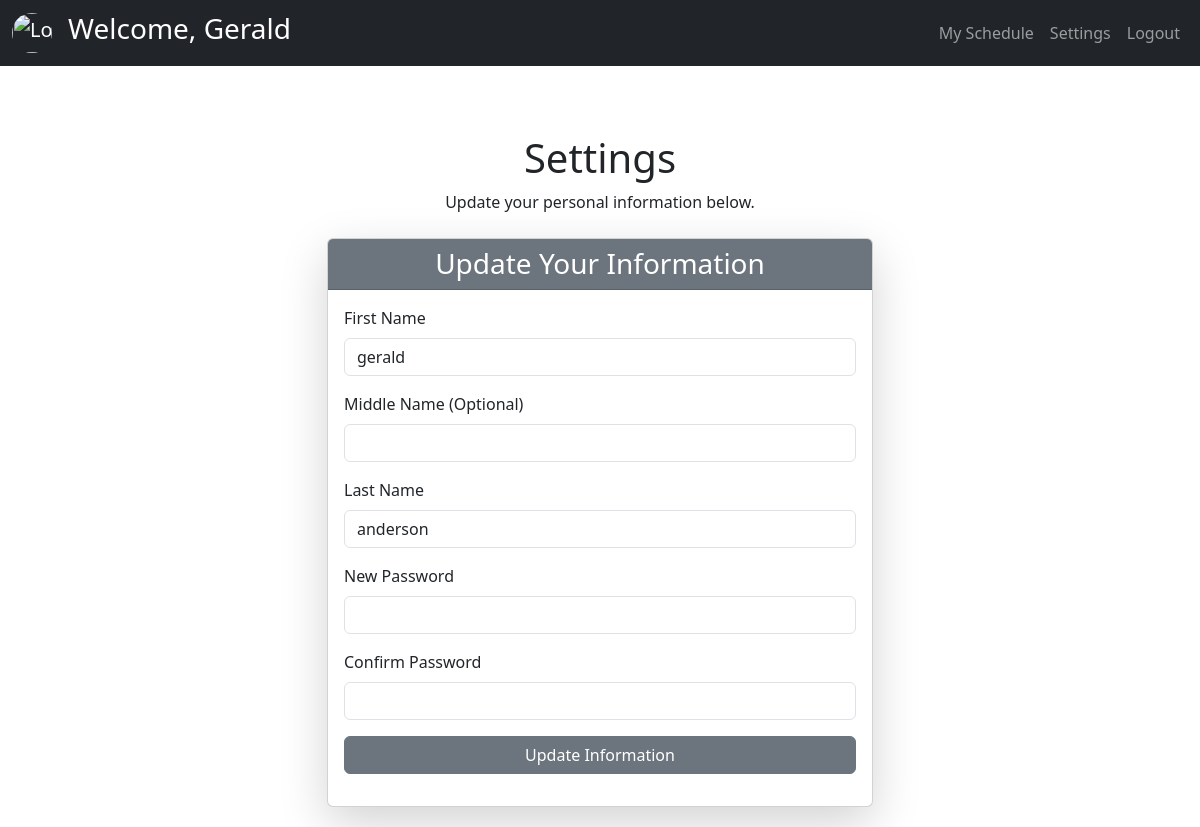
Screenshot of /teacher/settings.php (signed in) with the database file from the repository.
### tables this page shows
CREATE TABLE `tblfacultymember` (
  `teacher_id` int(11) NOT NULL,
  `ID_code` varchar(60) NOT NULL,
  `fname` varchar(60) NOT NULL,
  `mname` varchar(60) NOT NULL,
  `lname` varchar(60) NOT NULL,
  `designation` varchar(60) NOT NULL,
  `totalweekly_hrs` varchar(60) DEFAULT NULL,
  `Password` varchar(60) DEFAULT NULL,
  `teacher_status` int(11) NOT NULL DEFAULT 1 COMMENT '0=archive,1=active'
);

### teacher/backend/db.php (called while the page is built, shortened)
<?php
class db_connect
{
    public $host = db_host;
    public $user = db_user;
    public $pass = db_pass;
    public $name = db_name;
    public function connect()
    {
        try {
            $this->conn = new mysqli($this->host, $this->user, $this->pass, $this->name);
        } catch (\Throwable $th) {
            header("Location:setup.php");
        }
    }
}

### teacher/backend/class.php (called while the page is built, shortened)
<?php
include ('db.php');
class global_class extends db_connect
{
    public function fetch_teacher_detail($teacher_id) {
        $query = $this->conn->prepare("SELECT *
            FROM `tblfacultymember`
            WHERE teacher_status='1' AND teacher_id = ?");
        $query->bind_param("i", $teacher_id);
        if ($query->execute()) {
            $result = $query->get_result();
            return $result;
        } else {
            return false;
        }
    }
}

### teacher/settings.php (the view, shortened to what this page needs)
<?php
include "components/header.php";
?>
<h1 class="text-center mt-5">Settings</h1>
<p class="text-center">Update your personal information below.</p>
<div class="container mt-4">
    <div class="row justify-content-center">
        <div class="col-md-6">
            <div class="card shadow-lg">
                <div class="card-header bg-secondary text-white">
                    <h3 class="mb-0 text-center">Update Your Information</h3>
                </div>
                <div class="card-body">
                    <form id="frmUpdateAccountSetting">
                        <div class="mb-3">
                            <label for="firstName" class="form-label">First Name</label>
                            <input type="text" class="form-control" id="firstName" name="firstName" value="<?=$teacher['fname']?>" required>
                        </div>
                        <div class="mb-3">
                            <label for="middleName" class="form-label">Middle Name (Optional)</label>
                            <input type="text" class="form-control" id="middleName" name="middleName" value="<?=$teacher['mname']?>" >
                        </div>
                        <div class="mb-3">
                            <label for="lastName" class="form-label">Last Name</label>
                            <input type="text" class="form-control" id="lastName" name="lastName" value="<?=$teacher['lname']?>" required>
                        </div>
                        <div class="mb-3">
                            <label for="password" class="form-label">New Password</label>
                            <input type="password" class="form-control" id="newPassword" name="password">
                        </div>
                        <div class="mb-3">
                            <label for="password" class="form-label">Confirm Password</label>
                            <input type="password" class="form-control" id="confirmNewPassword" name="password">
                        </div>
                        <div class="d-grid">
                            <button type="submit" class="btn btn-secondary">Update Information</button>
                        </div>
                    </form>
                </div>
            </div>
        </div>
    </div>
</div>
<?php
include "components/footer.php";
?>

### teacher/components/header.php (shortened to what this page needs)
<?php
include('backend/class.php');
$db = new global_class();
$teacherDetails = $db->fetch_teacher_detail($_SESSION['teacher_id']);
$teacher = $teacherDetails->fetch_assoc();
?>
<head>
  <link href="https://cdn.jsdelivr.net/npm/bootstrap@5.3.3/dist/css/bootstrap.min.css" rel="stylesheet">
  <link rel="stylesheet" href="https://cdn.jsdelivr.net/npm/sweetalert2@11/dist/sweetalert2.min.css">
  <link rel="stylesheet" href="https://cdnjs.cloudflare.com/ajax/libs/AlertifyJS/1.13.1/css/alertify.css" />
  <link rel="stylesheet" href="css/header.css">
</head>
<body>
  <?php include "../function/PageLoader.php";?>
  <nav class="navbar navbar-expand-lg navbar-dark bg-dark">
    <div class="container-fluid">
      <a class="navbar-brand" href="#">
      <img src="https://encrypted-tbn0.gstatic.com/images?q=tbn:ANd9GcSiQc01tubeOKno4VlBcUlZ-OEjad8ChfAYOw&s" alt="Logo" class="rounded-circle" style="width: 40px; height: 40px; object-fit: cover;">
    </a>
    <h3 class="text-white">Welcome, <?=ucfirst($teacher['fname']);?></h3>
      <div class="collapse navbar-collapse" id="navbarNav">
        <ul class="navbar-nav ms-auto">
          <li class="nav-item">
            <a class="nav-link" href="index.php">My Schedule</a>
          </li>
          <li class="nav-item">
            <a class="nav-link" href="settings.php">Settings</a>
          </li>
          <li class="nav-item">
            <a class="nav-link" href="logout.php">Logout</a>
          </li>
        </ul>
      </div>
    </div>
  </nav>
  <div class="content">

### teacher/css/header.css (style rules this page uses)
.content { transition: margin-left 0.3s ease; padding: 20px; }
.navbar { z-index: 1060; }
.content { z-index: 100; }

### rows the page displays
tblfacultymember: fname "Gerald", firstName "gerald", lastName "anderson"
